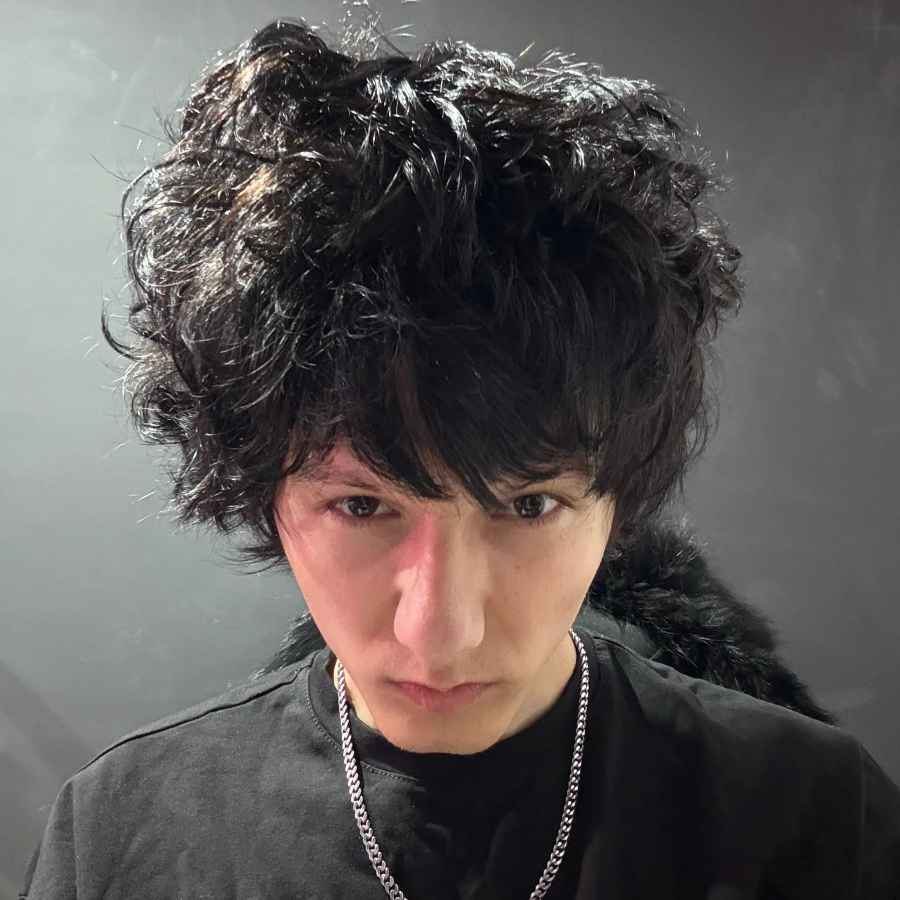
#> input picture assets/artists/emohead/portrait.webp, 1800 x 1800 px (shown at 1/2 size); its folder holds 2 pictures in this run
$ python prepare_emohead_art.py
#> lines starting #> are read from the running program, lines starting #| are printed output that depends on the picture
"""Build two-colour error-diffused portraits without a repeating moire grid."""
from pathlib import Path
from PIL import Image, ImageOps, ImageEnhance

ROOT = Path(__file__).resolve().parents[1] / 'assets' / 'artists' / 'emohead'
INK = (49, 29, 34)
PAPER = (218, 229, 226)

for name in ('portrait', 'alternate'):
    source = Image.open(ROOT / f'{name}.webp').convert('L')
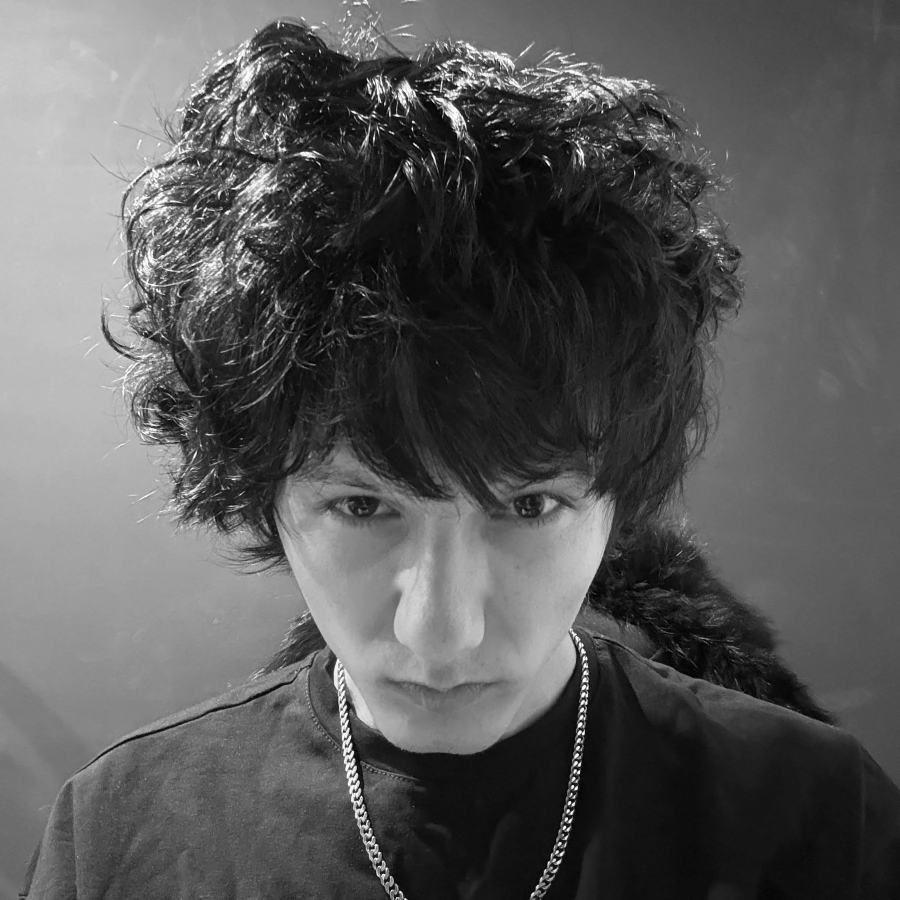
#> source: PIL image 1800x1800 L (shown at 1/2 size); min 0, max 255, mean 90
    source.thumbnail((900, 1100), Image.Resampling.LANCZOS)
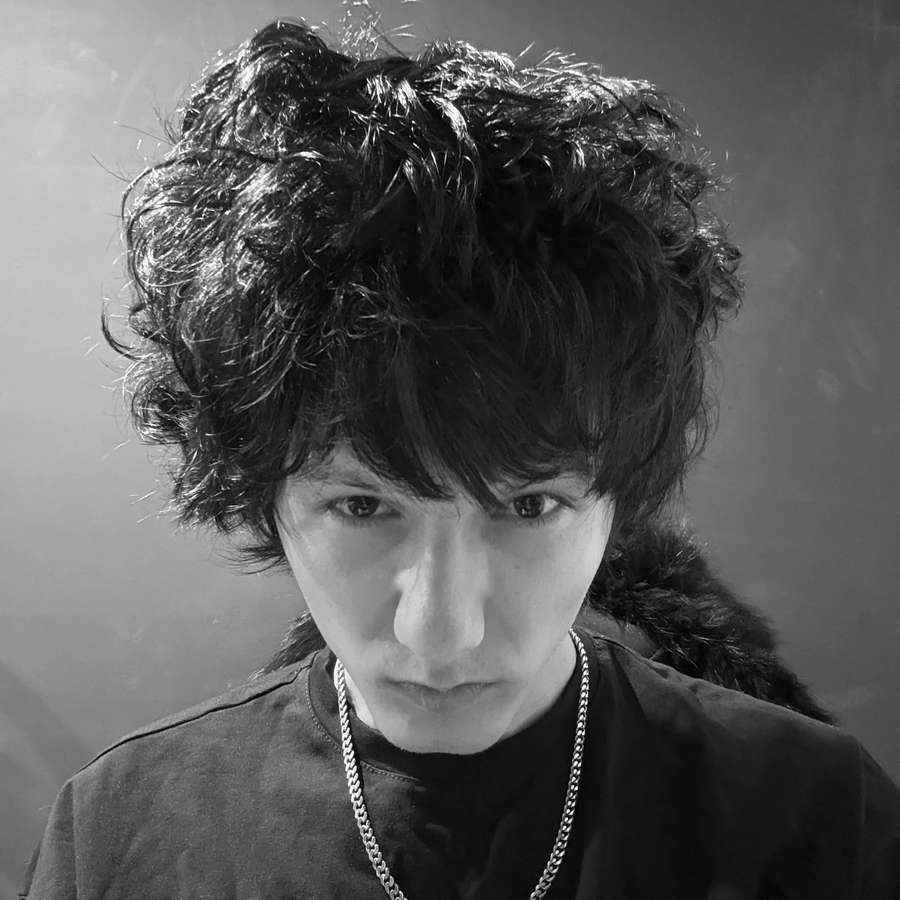
#> source: PIL image 900x900 L; min 0, max 255, mean 90
    source = ImageOps.autocontrast(source, cutoff=1)
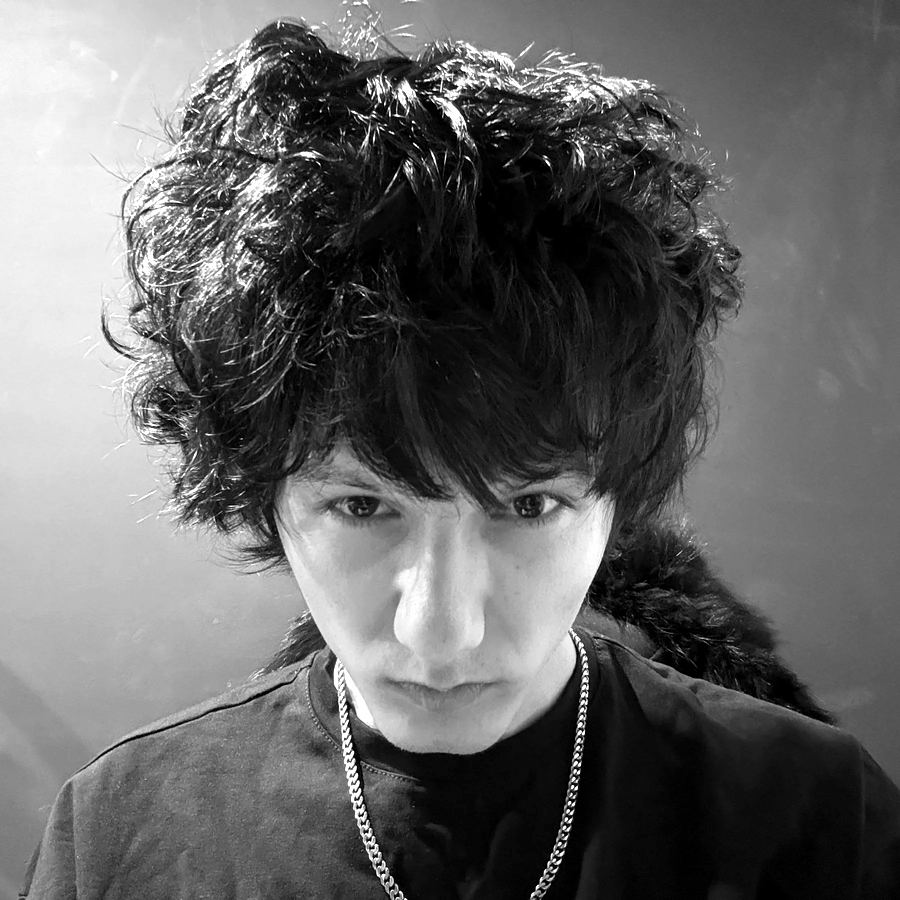
#> source: PIL image 900x900 L; min 0, max 255, mean 102.6
    source = ImageEnhance.Brightness(source).enhance(1.17)
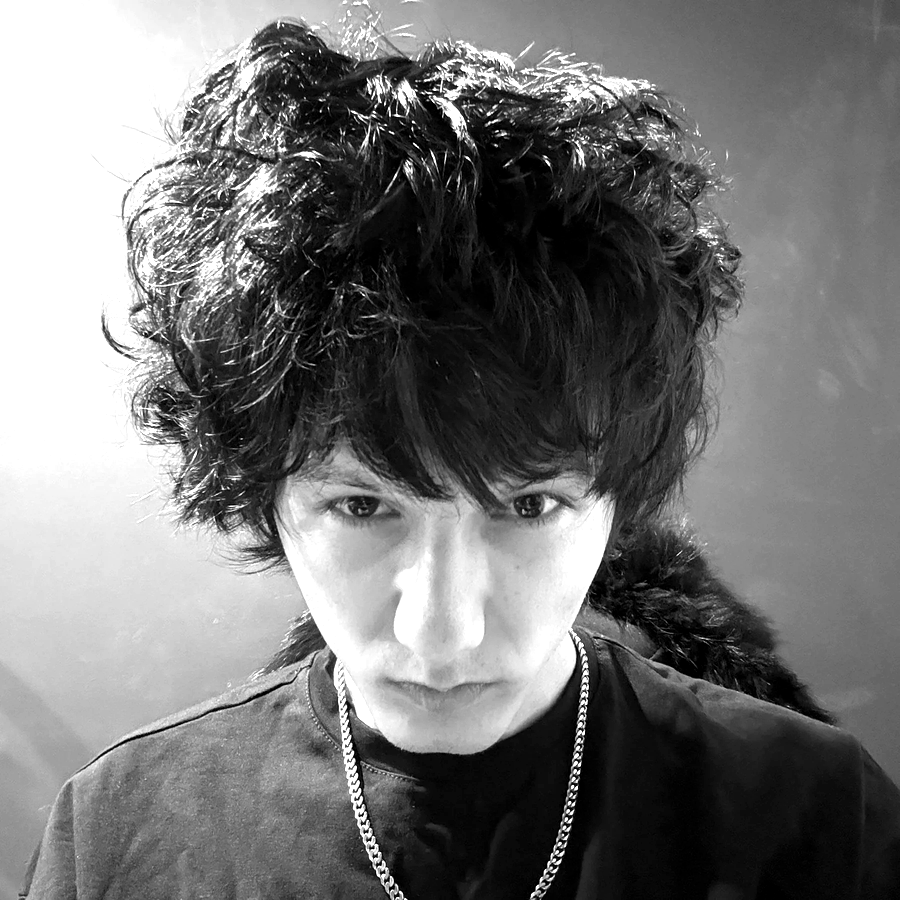
#> source: PIL image 900x900 L; min 0, max 255, mean 117.3
    result = Image.new('RGB', source.size)
#> result: PIL image 900x900 RGB; every value is 0
    src = source.convert('1', dither=Image.Dither.FLOYDSTEINBERG).load()
    dst = result.load()
    for y in range(source.height):
        for x in range(source.width):
            dst[x, y] = PAPER if src[x, y] else INK
    result.save(ROOT / f'{name}-print-v33.png', optimize=True)
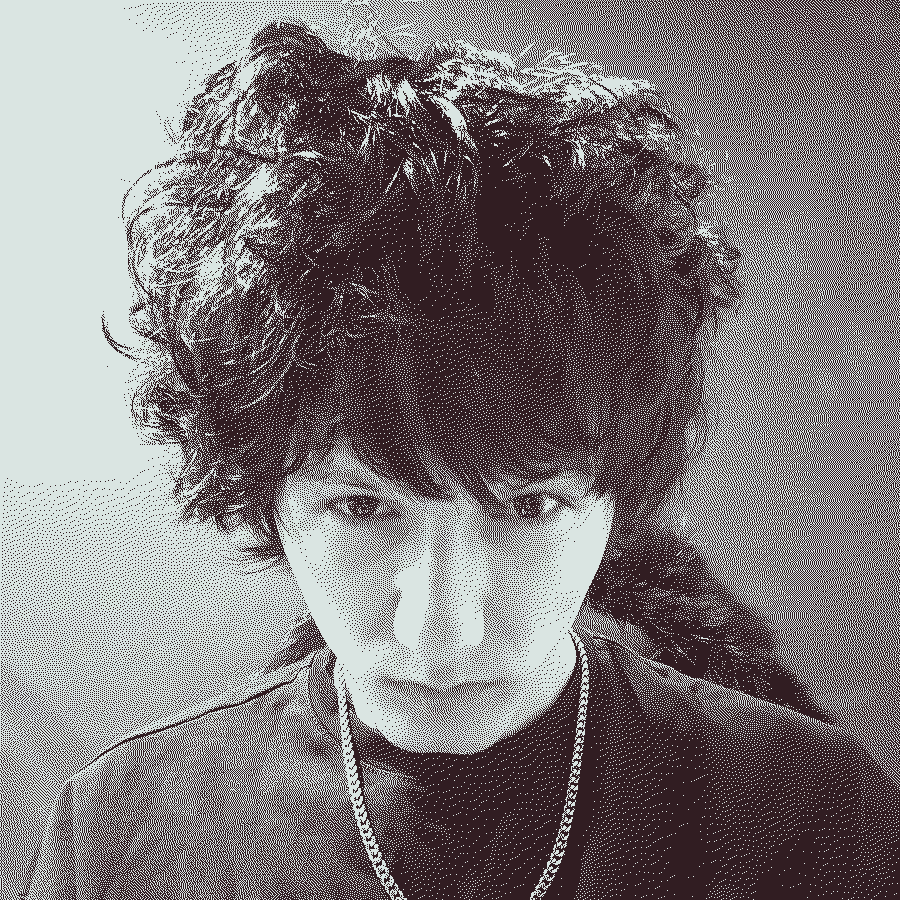
#> saved as portrait-print-v33.png: PIL image 900x900 RGB; mean R, G, B 126.7, 120.9, 122.2
    print(name, result.size)
#| portrait (900, 900)
#> pass 2 of the loop `for name in ('portrait', 'alternate'):`:
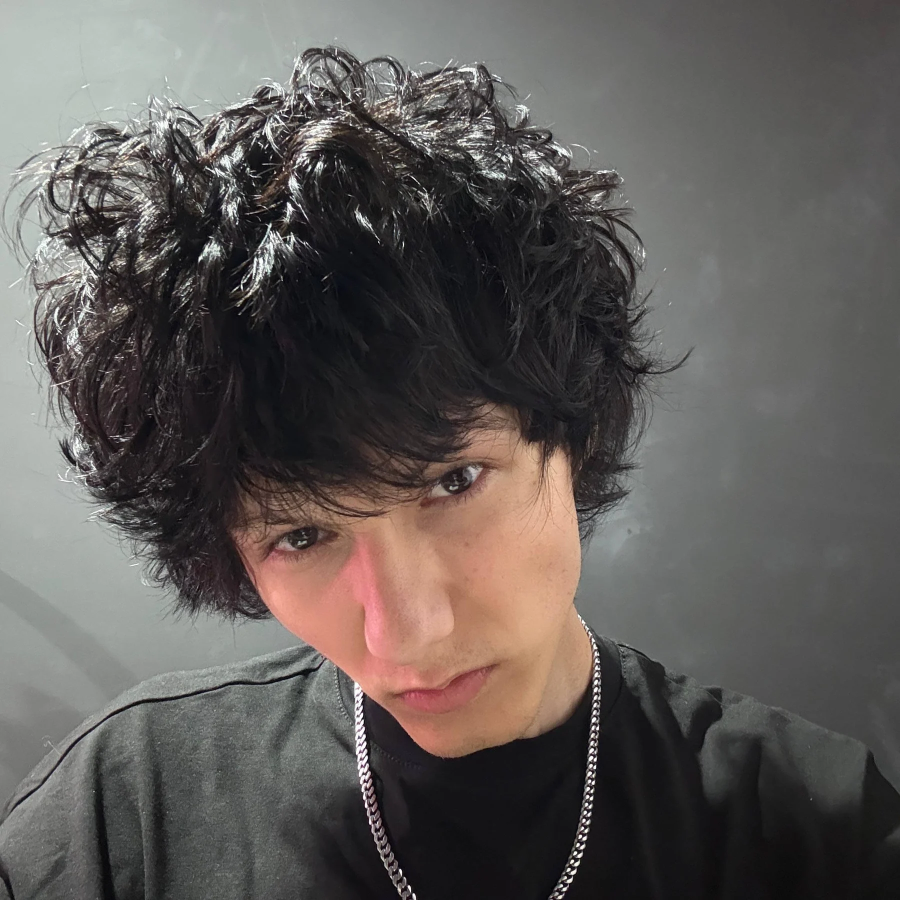
#> input picture assets/artists/emohead/alternate.webp, 1800 x 1800 px (shown at 1/2 size)
#> `source = ImageEnhance.Brightness(source).enhance(1.17)`:
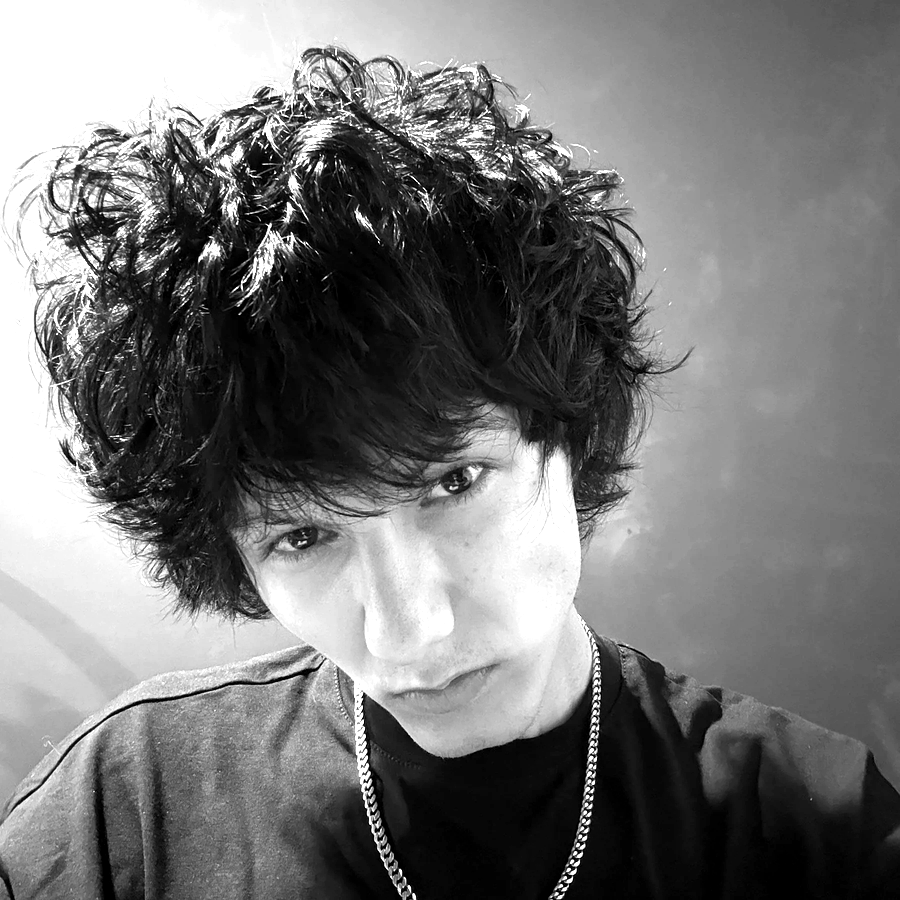
#> source: PIL image 900x900 L; min 0, max 255, mean 118.9
#> `result.save(ROOT / f'{name}-print-v33.png', optimize=True)`:
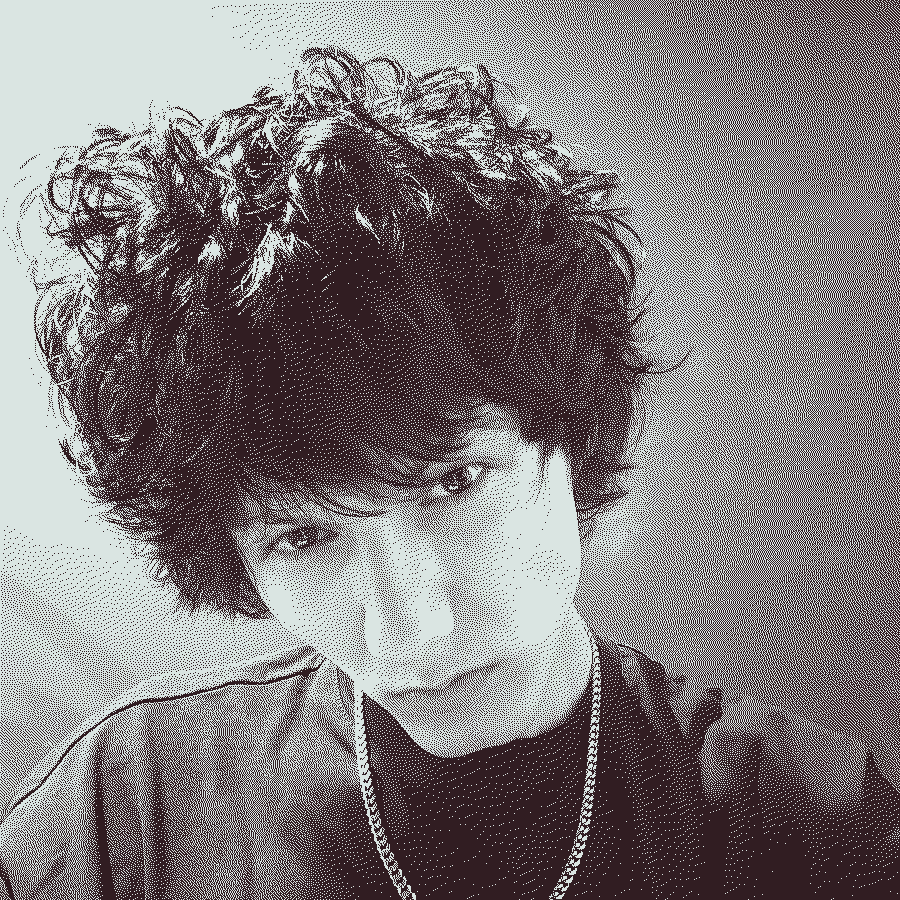
#> saved as alternate-print-v33.png: PIL image 900x900 RGB; mean R, G, B 127.7, 122.2, 123.4
#| alternate (900, 900)
